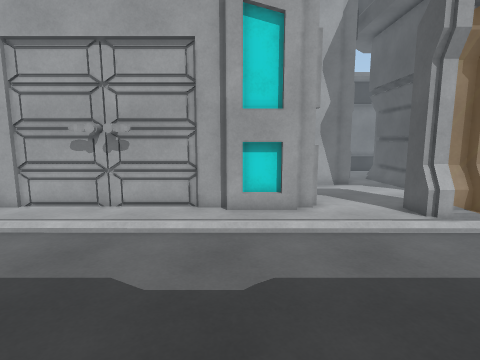
[1] (above)

17 first-person views from a walk through a Unity game level. The camera is 1.5 m above the floor, tilts 8° down and sees 80° across. The floor is counted in squares, 0.5 m on a side. Each view is taken from the middle of a square. On the plan, view 1 faces up. The plan holds only what a view shows up to about 20 squares ahead; the rest is blank. The place goes on beyond the plan. The player is left out.

[2]
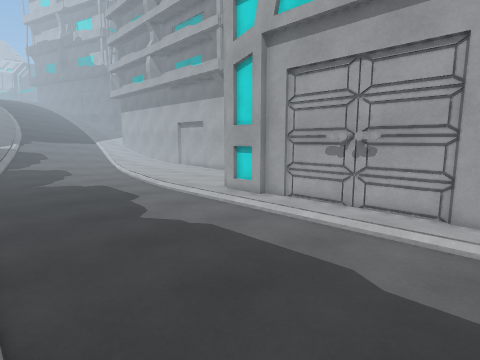

[3]
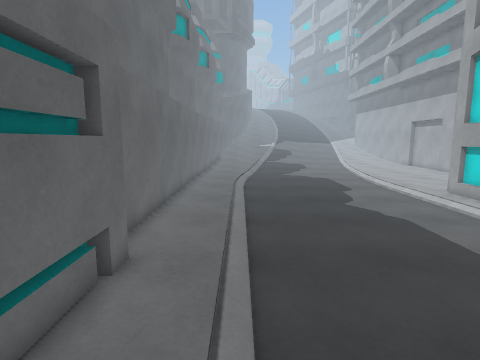

[4]
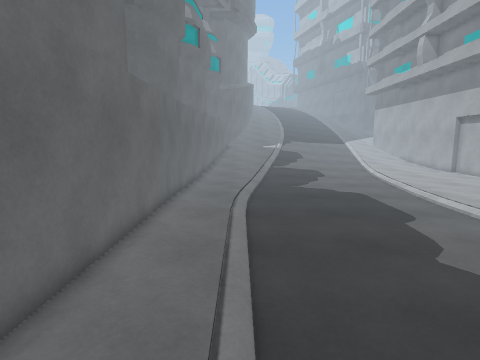

[5]
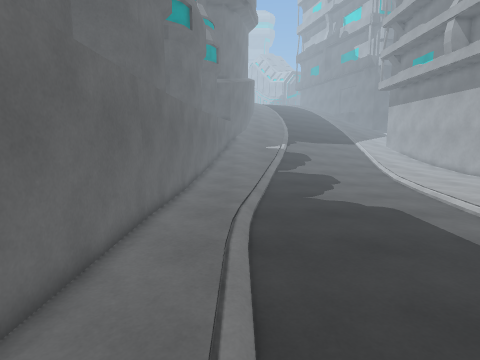

[6]
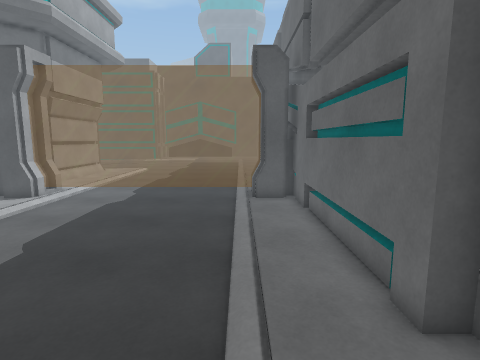

[7]
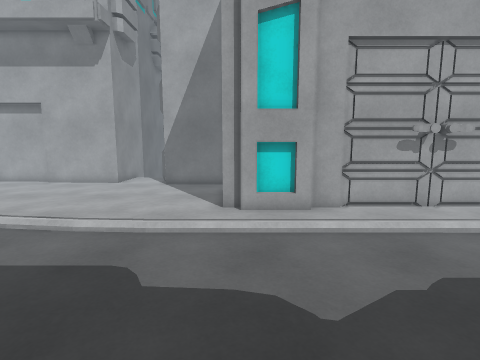

[8]
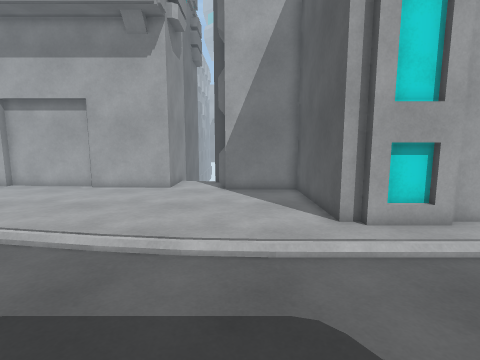

[9]
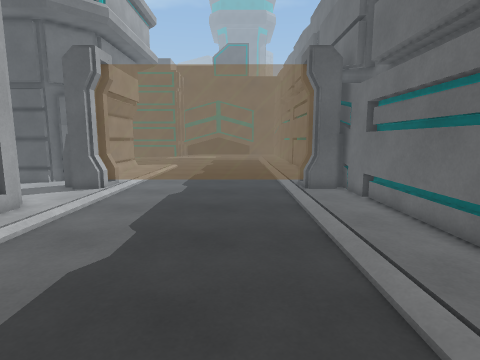

[10]
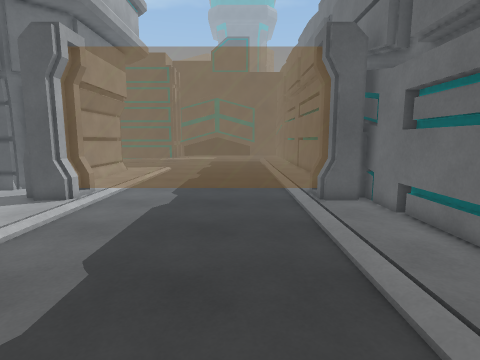

[11]
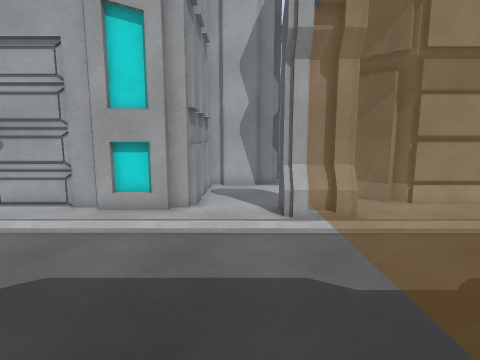

[12]
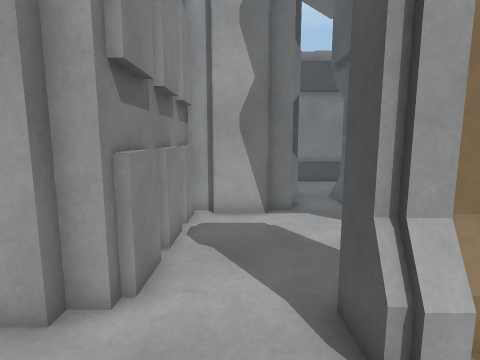

[13]
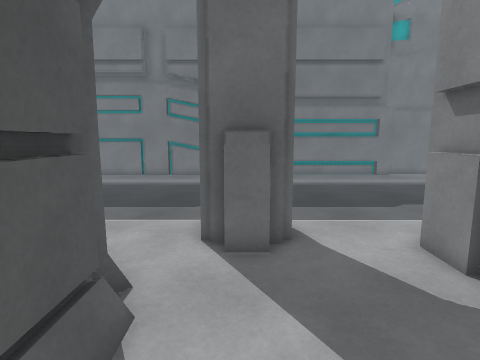

[14]
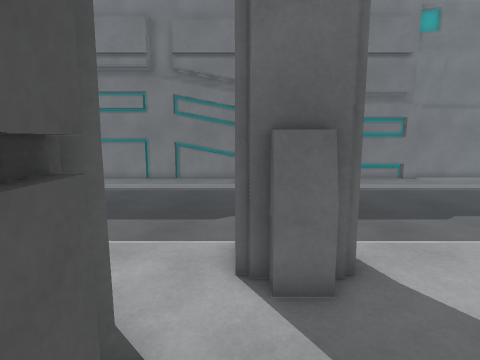

[15]
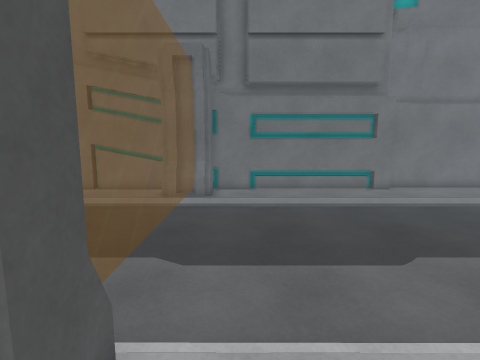

[16]
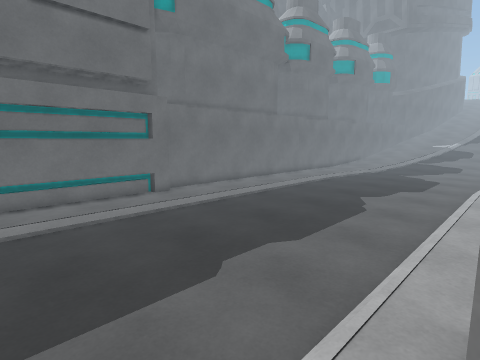

[17]
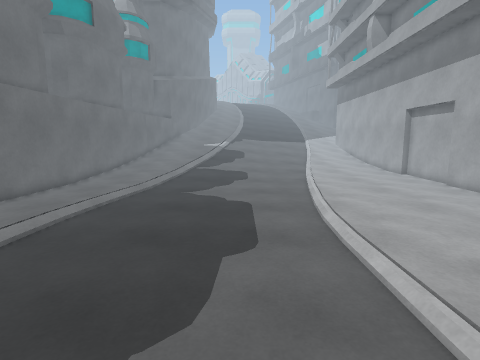

### Floor plan
Key: @ floor where view 1 was taken; # wall or solid block; . main floor; : floor 0.25 m higher than the main floor; / step, stairs or slope; = window, fence, low wall or low ledge.
Columns run from 28 left of view 1 to 14 right of it. Each row starts with its distance up from view 1.
 22        # ##                         #.##
 21        #..                          =.#
 20 ###    #..                         #=.#
 19 ..######..##                      ##..#
 18 ..........  ###                #### ..#
 17 ..............#                #......#
 16 ..............#                #......#
 15 :.............#                #......##
 14 ::::..........#                #......##
 13 ::::::::::::::#                #.......####
 12 ::::::::::::::##               #:::##::::##
 11 /::::::::::::::#################:::###:::::
 10 ....//:::::::::::::::::::::::::::::###:::::
  9  ........./////////////////////////==//////
  8  ..................................==......
  7  ..................................==......
  6  ..................................==......
  5 ...................................==......
  4 ...................................==......
  3 ...................................==......
  2 ...................................==......
  1 //.................................==......
  0 ::.:///.....................@......==......
 -1 ::::::::.:::::::::::///////////////=# :////
 -2 :::::::::::::::::::::::::::::::::::###:::::
 -3 :::::::::::::::::::::::::::::::::::###:::::
 -4 ########::::::::::::::::###################
 -5       ###################

Positions as (right, up) in squares from view 1, and headings:
1: (0, 0), facing up
2: (0, -1), facing up-left
3: (3, -1), facing left
4: (-4, -1), facing left
5: (-8, -1), facing left
6: (-8, -1), facing right
7: (-13, 0), facing up
8: (-17, 2), facing up
9: (-9, 2), facing right
10: (-6, 2), facing right
11: (5, 0), facing up
12: (5, 7), facing up
13: (8, 19), facing down
14: (9, 17), facing down
15: (5, 13), facing down
16: (5, 11), facing down-left
17: (-8, 6), facing left
